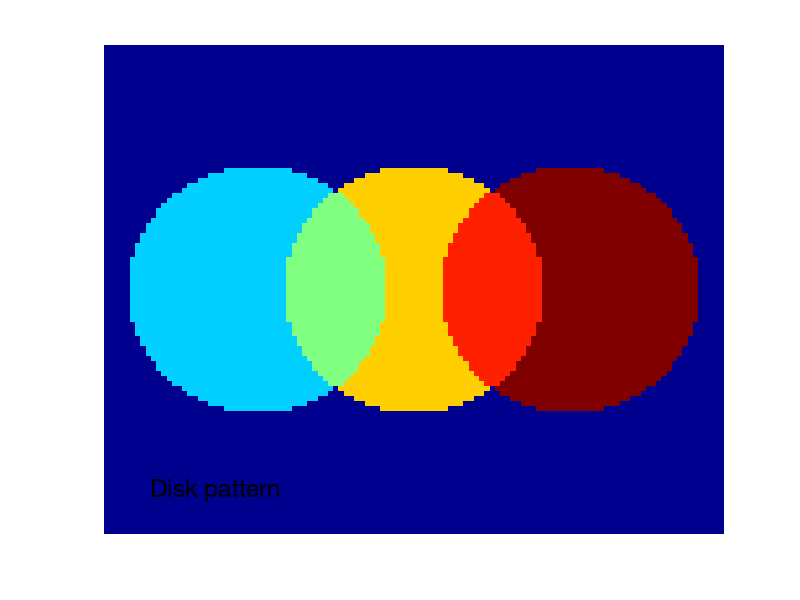

Source code (MATLAB):
% disk_ptn.m  Plots three disks by pcolor.
% See Figure D.3
close
set(gcf, 'NumberTitle','off','Name', 'disk_ptn; L_d2')

clear;clf
map=jet;
colormap(map)
disp 'For Student Edition users, ni < 25'
%ni=input('ni = ')
ni=100;
nj= ni*1.20;
ic1=ni/2; ic2=ni/2; ic3=ni/2;
jc1=nj/4; jc2=nj/2; jc3=nj/4*3;
W=ones(ni,nj);
ni20=ni/4;
for i=1:ni
  for j=1:nj
    r1 = sqrt((i-ic1)^2 + (j-jc1)^2);
    r2 = sqrt((i-ic2)^2 + (j-jc2)^2) ;
    r3 =  sqrt((i-ic3)^2 + (j-jc3)^2);
    if r1  <  ni20  W(i,j)=20; end
    if r2  < ni20 , W(i,j)=40; end
    if r3  < ni20 , W(i,j)=60; end
    if r1< ni20 & r2 < ni20,  W(i,j)=30; end
    if r2< ni20 & r3 < ni20,  W(i,j)=50; end
  end
end
pcolor(W);
shading flat;
save disk_d W map ; axis('off')
text(ni/10,ni/10,'Disk pattern','FontSize',[18])
